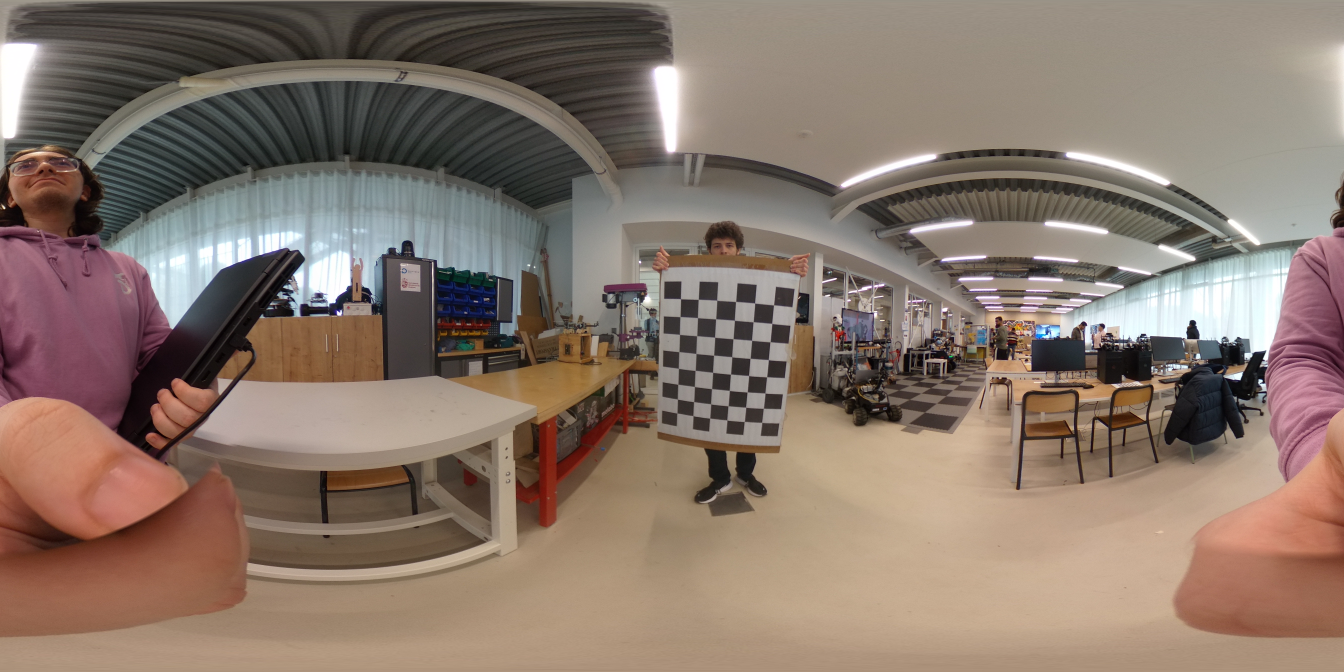
#> input picture calibration/images/R0010880.JPG, 5376 x 2688 px (shown at 1/4 size); its folder holds 4 pictures in this run
$ python calibrate.py
#> lines starting #> are read from the running program, lines starting #| are printed output that depends on the picture
#source:https://medium.com/@kennethjiang/calibrate-fisheye-lens-using-opencv-333b05afa0b0


import cv2
assert cv2.__version__[0] >= '3', 'The fisheye module requires opencv version >= 3.0.0'
import numpy as np
import os
import glob
CHECKERBOARD = (8,6)
subpix_criteria = (cv2.TERM_CRITERIA_EPS+cv2.TERM_CRITERIA_MAX_ITER, 30, 0.1)
calibration_flags = cv2.fisheye.CALIB_RECOMPUTE_EXTRINSIC+cv2.fisheye.CALIB_CHECK_COND+cv2.fisheye.CALIB_FIX_SKEW
objp = np.zeros((1, CHECKERBOARD[0]*CHECKERBOARD[1], 3), np.float32)
objp[0,:,:2] = np.mgrid[0:CHECKERBOARD[0], 0:CHECKERBOARD[1]].T.reshape(-1, 2)
_img_shape = None
objpoints = [] # 3d point in real world space
imgpoints = [] # 2d points in image plane.
images=glob.glob("C:\\Users\\raian\\Documents\\GitHub\\Var-Drone-soccer\\calibration\\images\\*.JPG")

for fname in images:
    img = cv2.imread(fname)
#> img is the input picture: shape (2688, 5376, 3); mean B, G, R 106.8, 118.5, 136.3
    if _img_shape == None:
        _img_shape = img.shape[:2]
    else:
        assert _img_shape == img.shape[:2], "All images must share the same size."
    gray = cv2.cvtColor(img,cv2.COLOR_BGR2GRAY)
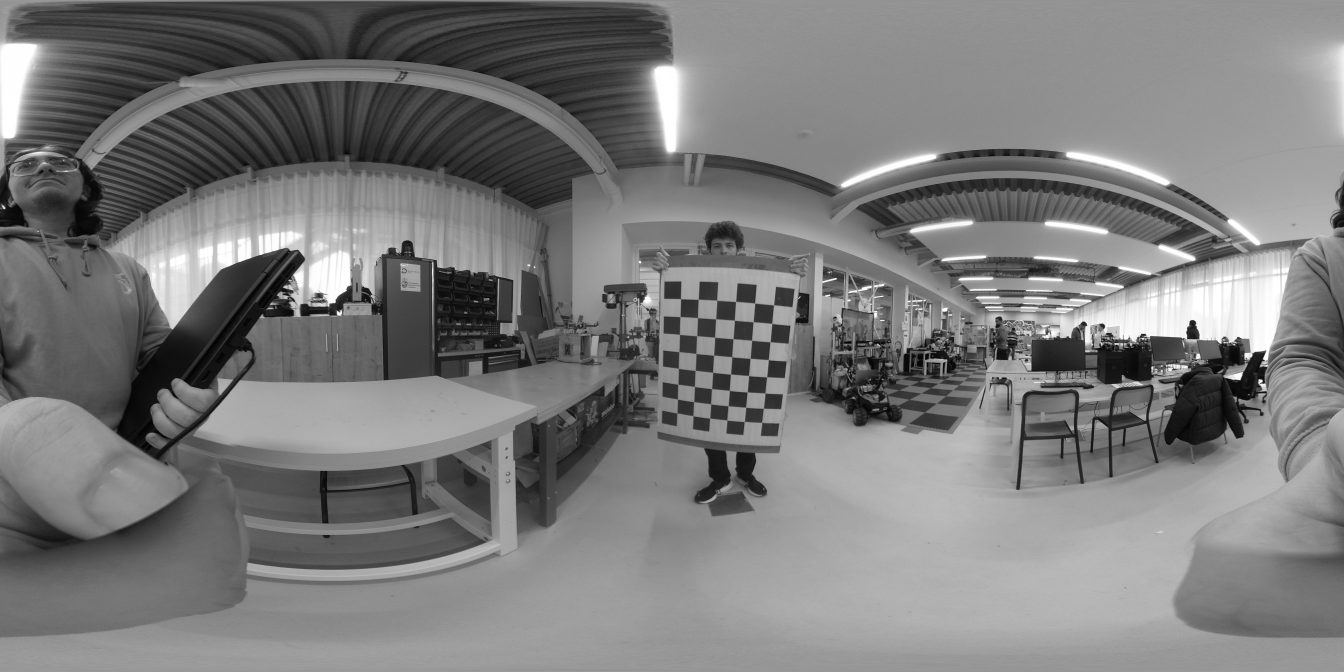
#> gray: shape (2688, 5376) (shown at 1/4 size); min 0, max 255, mean 122.5
    # Find the chess board corners
    ret, corners = cv2.findChessboardCorners(gray, CHECKERBOARD, cv2.CALIB_CB_ADAPTIVE_THRESH+cv2.CALIB_CB_NORMALIZE_IMAGE)
#> ret = True; corners = 48 rows, first 8: [2708.1, 1654.9], [2710.9, 1599.5], [2712.5, 1539.4], [2713.5, 1475.5], [2715.6, 1408.8], [2717.8, 1339.7], [2721.5, 1268.5], [2723, 1197.5]
    # If found, add object points, image points (after refining them)
    if ret == True:
        objpoints.append(objp)
        cv2.cornerSubPix(gray,corners,(3,3),(-1,-1),subpix_criteria)
        imgpoints.append(corners)
#> pass 2 of the loop `for fname in images:`:
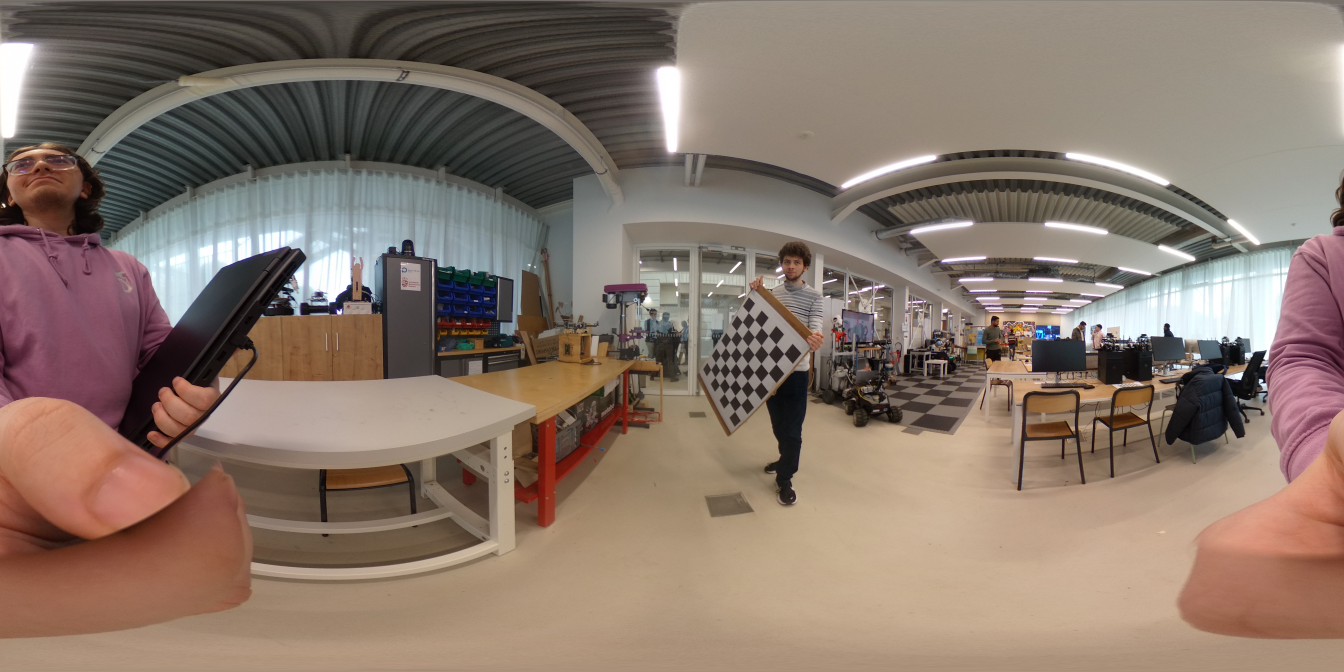
#> input picture calibration/images/R0010881.JPG, 5376 x 2688 px (shown at 1/4 size)
#> img is the input picture: shape (2688, 5376, 3); mean B, G, R 106.5, 118.4, 136.4
#> `gray = cv2.cvtColor(img,cv2.COLOR_BGR2GRAY)`:
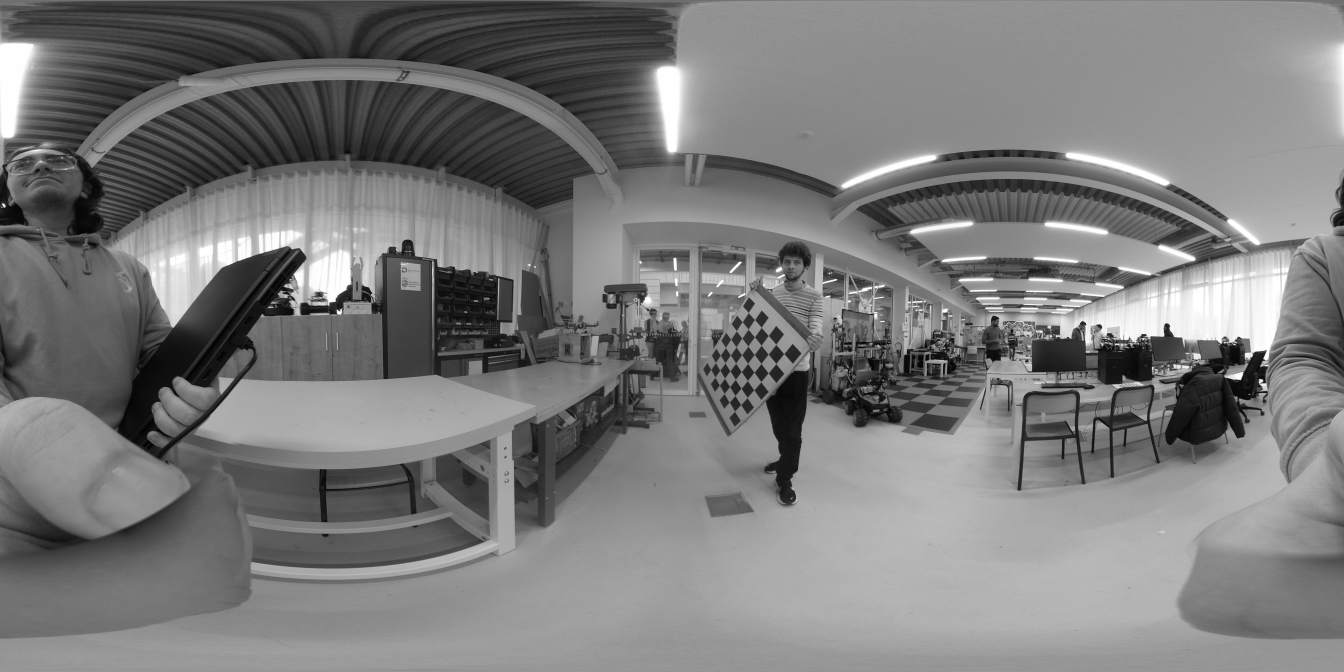
#> gray: shape (2688, 5376) (shown at 1/4 size); min 0, max 255, mean 122.5
#> corners = 48 rows, first 8: [2843.2, 1480.8], [2861.6, 1449.5], [2881.5, 1424], [2902.5, 1392.6], [2923.5, 1360.4], [2945.9, 1325.6], [2969.2, 1289.8], [2993.6, 1252.9]
#> pass 3 of the loop `for fname in images:`:
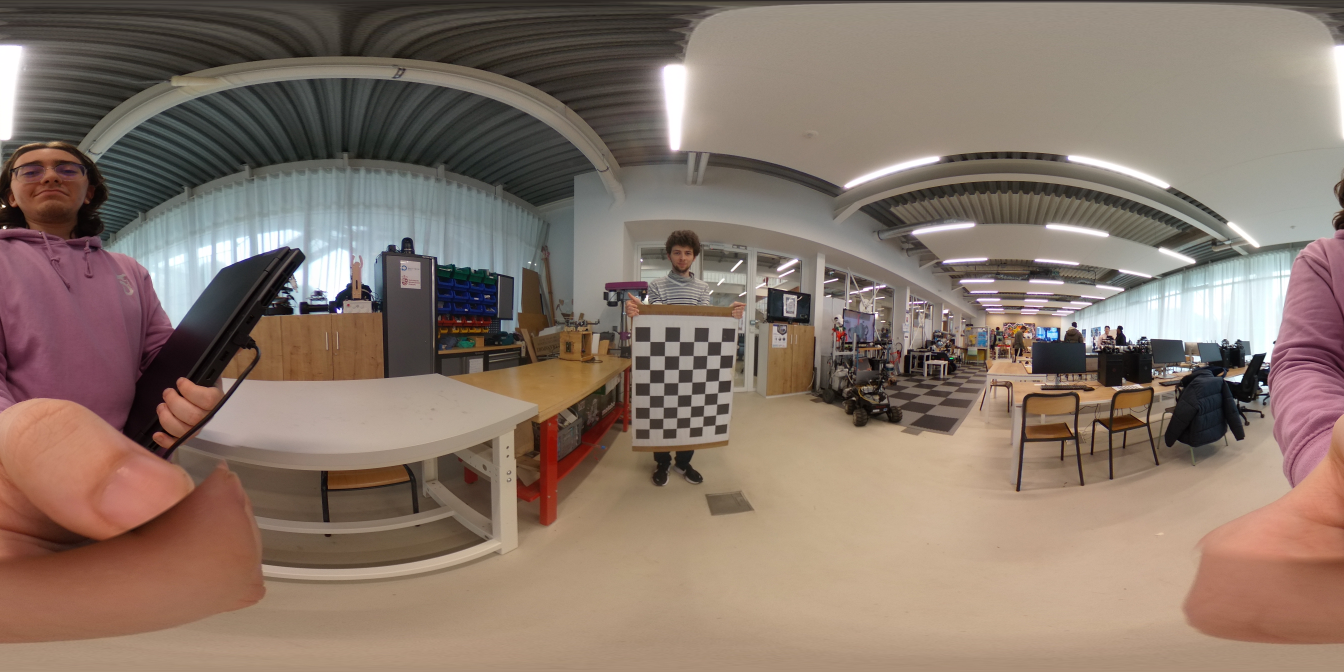
#> input picture calibration/images/R0010884.JPG, 5376 x 2688 px (shown at 1/4 size)
#> img is the input picture: shape (2688, 5376, 3); mean B, G, R 105.8, 118, 136
#> `gray = cv2.cvtColor(img,cv2.COLOR_BGR2GRAY)`:
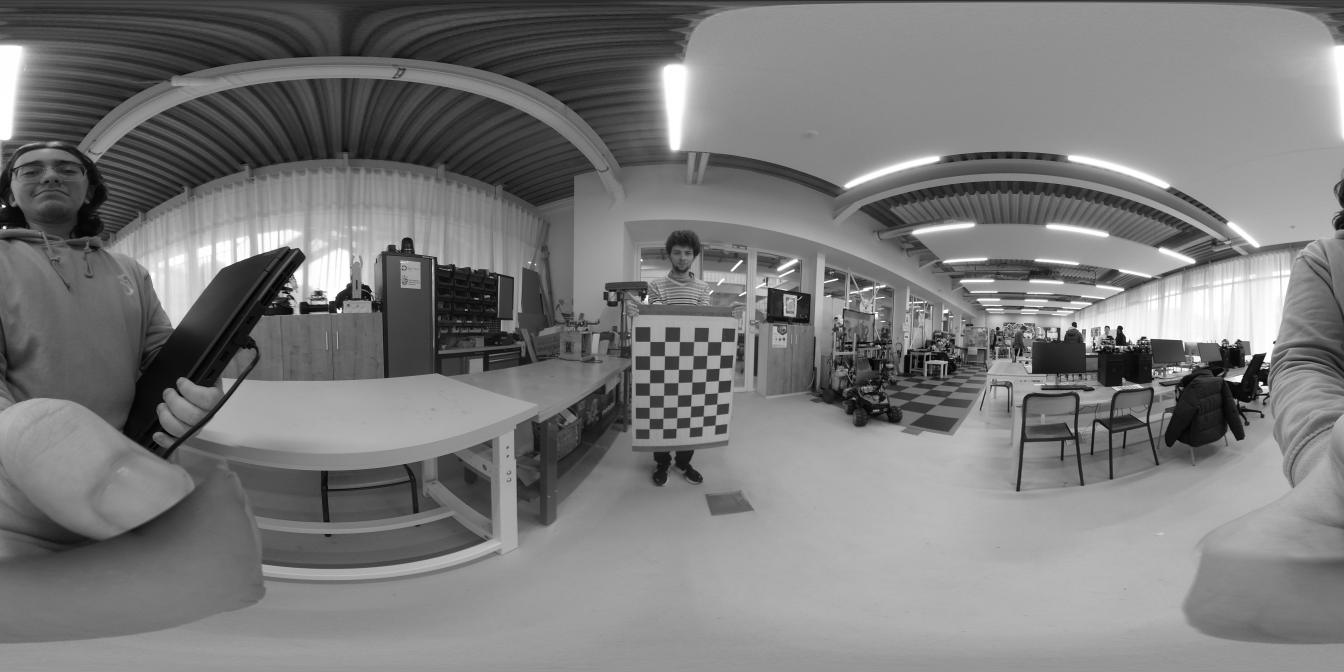
#> gray: shape (2688, 5376) (shown at 1/4 size); min 0, max 255, mean 122
#> corners = 48 rows, first 8: [2885.7, 1369.4], [2881.7, 1423.4], [2878, 1475.3], [2874.8, 1526.4], [2870.8, 1573.1], [2866.8, 1618.6], [2864, 1661], [2861.5, 1701]
#> the loop made 4 passes; the first 3 are shown
N_OK = len(objpoints)
K = np.zeros((3, 3))
D = np.zeros((4, 1))
rvecs = [np.zeros((1, 1, 3), dtype=np.float64) for i in range(N_OK)]
tvecs = [np.zeros((1, 1, 3), dtype=np.float64) for i in range(N_OK)]
rms, _, _, _, _ = \
#> (the run stopped early here; a loop or call above may not have finished)
